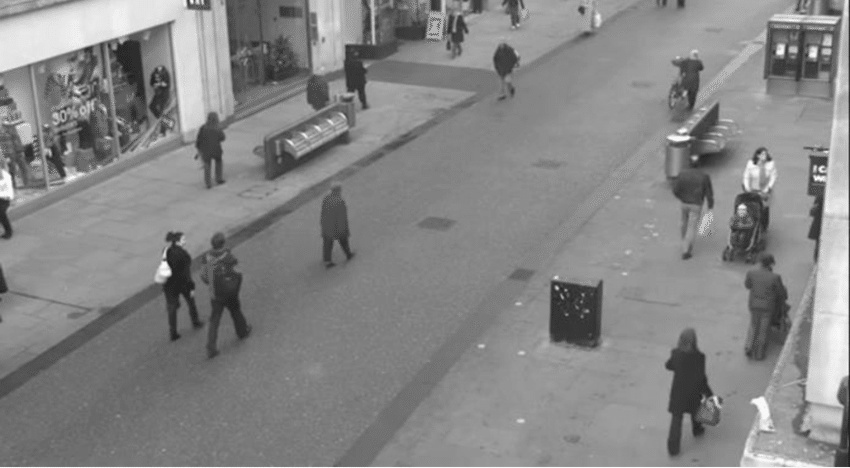
#> input picture Week_01_02_Basics/images/cam_001_gray.jpg, 850 x 468 px, found by its file name
$ jupyter execute --allow-errors opencv_basics.ipynb   (shell and % lines are left out)
#> lines starting #> are read from the running program, lines starting #| are printed output that depends on the picture
# AICL 3605 - Computer Vision Lab
**Author:** Muhammad Haroon
**Registration Number:** 23108124
**Lab Session:** Week 1 & 2 - OpenCV Basics

[cell 1]
# part 1 import Required Libraries
import cv2
import matplotlib.pyplot as plt
from google.colab import files
import numpy as np

[cell 2]
uploaded = files.upload()
#> the answer given: cam_001_gray.jpg

[cell 3]
# Part 3: Read the Uploaded Image
img_path=next(iter(uploaded))
img =cv2.imread(img_path)
#> img is the input picture: shape (468, 850, 3); min 29, max 254, mean 133.7

[cell 4]
# Part 4: Check if the Image Loaded Successfully
if img is None:
  print("error: image not found or unable to read")

[cell 5]
# Part 5: Convert BGR to RGB for Display
img_rgb=cv2.cvtColor(img,cv2.COLOR_BGR2RGB)

[cell 6]
# Part 6: Convert Image to Grayscale
gray =cv2.cvtColor(img,cv2.COLOR_BGR2GRAY)

[cell 7]
# Part 7: Resize the Image to 300x300 Pixels
resized=cv2.resize(img,(300,300))
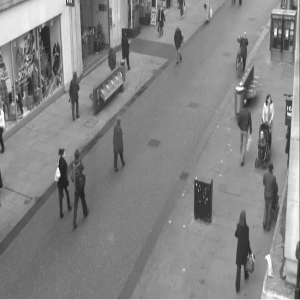
#> resized: shape (300, 300, 3); min 31, max 251, mean 133.6

[cell 8]
resized_rgb=cv2.cvtColor(resized,cv2.COLOR_BGR2RGB)

[cell 9]
# Part 8: Display Original, Grayscale, and Resized Images
plt.figure(figsize=(12,4))

plt.subplot(1, 3, 1)
plt.title("Original Image")
plt.imshow(img_rgb)
plt.axis('off')

plt.subplot(1, 3, 2)
plt.title("Grayscale Image")
plt.imshow(gray, cmap='gray')
plt.axis('off')

plt.subplot(1, 3, 3)
plt.title("Resized Image")
plt.imshow(resized_rgb)
plt.axis('off')

plt.tight_layout()
plt.show()
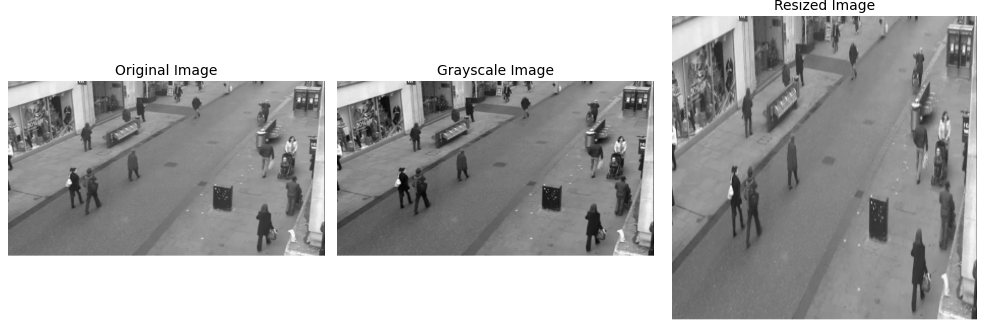
#> figure drawn by matplotlib, 3 panels

[cell 10]
# Part 9: Save Grayscale and Resized Images
cv2.imwrite('gray_sample.jpg', gray)
cv2.imwrite('resized_sample.jpg', resized)
#> Out = True

[cell 11]
# Part 10: Confirmation Message
print("Images saved as 'gray_sample.jpg' and 'resized_sample.jpg'")

[cell 12]
# Image Quality Enhancer for Social Media

[cell 13]
# uploald image
uploaded = files.upload()
#> the answer given: cam_001_gray.jpg
img_path = next(iter(uploaded))
img = cv2.imread(img_path)

[cell 14]
# auto contrast brightness
def auto_brightness_contrast(image, clip_hist_percent=25):
#> called with clip_hist_percent = 25
    gray = cv2.cvtColor(image, cv2.COLOR_BGR2GRAY)
    hist = cv2.calcHist([gray],[0],None,[256],[0,256]).flatten()
#> hist = 256 values, max 9113 at index 150, min 0 at index 0, mean 1553.9
    acc = np.cumsum(hist)
#> acc = 256 values from 0 to 397800
    clip = clip_hist_percent * (acc[-1] / 100.0) / 2.0
#> clip = 49725
    min_gray = np.searchsorted(acc, clip)
#> min_gray = 94
    max_gray = np.searchsorted(acc, acc[-1] - clip)
#> max_gray = 161
    alpha = 255 / (max_gray - min_gray + 1e-5)
#> alpha = 3.81
    beta = -min_gray * alpha
#> beta = -357.8
    return cv2.convertScaleAbs(image, alpha=alpha, beta=beta)
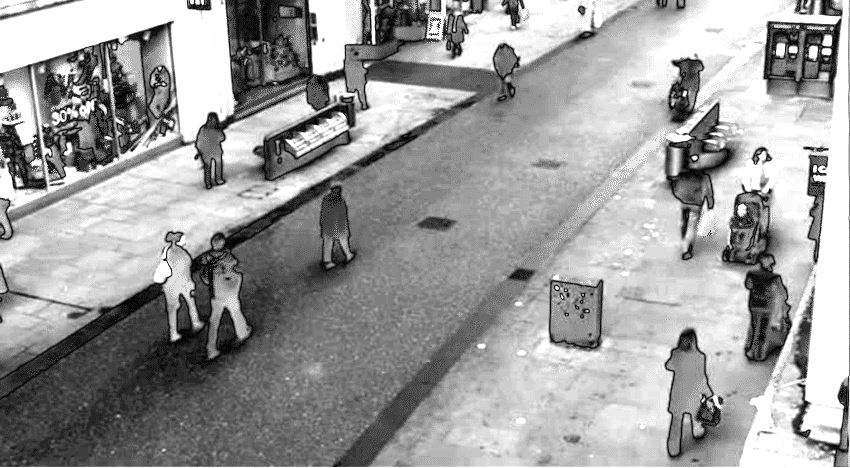
#> returned value: shape (468, 850, 3); min 0, max 255, mean 157.3

enhanced = auto_brightness_contrast(img)
resized = cv2.resize(enhanced, (1080, 1080))
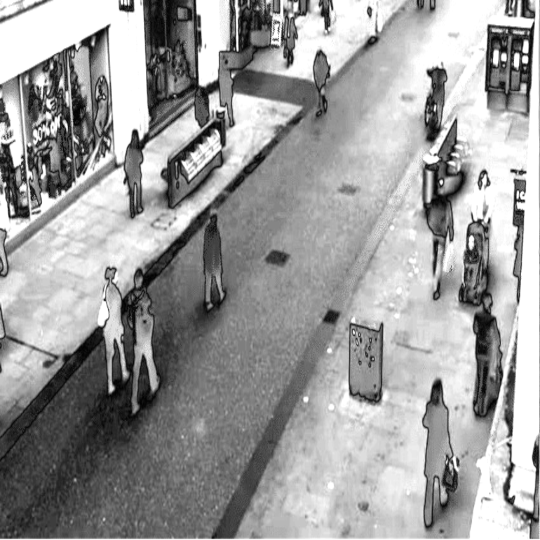
#> resized: shape (1080, 1080, 3) (shown at 1/2 size); min 0, max 255, mean 157.2

[cell 15]
# Show before and after
fig, ax = plt.subplots(1, 2, figsize=(12, 5))
ax[0].imshow(cv2.cvtColor(img, cv2.COLOR_BGR2RGB))
ax[0].set_title("Original")
ax[1].imshow(cv2.cvtColor(resized, cv2.COLOR_BGR2RGB))
ax[1].set_title("Enhanced & Resized")
for a in ax: a.axis('off')
plt.tight_layout()
plt.show()

[cell 16]
# Security Camera Grayscale Archiver

[cell 17]
# installing required library
import os

[cell 18]
print("Upload your CCTV image (e.g., .jpg, .png)...")
uploaded = files.upload()
#> the answer given: cam_001_gray.jpg

[cell 19]
input_image_path = list(uploaded.keys())[0]

[cell 20]
color_image = cv2.imread(input_image_path)

[cell 21]
if color_image is None:
  print("Error: Unable to read the image.")
else:
  gray_image = cv2.cvtColor(color_image, cv2.COLOR_BGR2GRAY)

[cell 22]
output_image_path = 'cam_001_gray.jpg'
cv2.imwrite(output_image_path, gray_image)
#> Out = True

[cell 23]
print(f"Grayscale image saved as: {output_image_path}")
files.download(output_image_path)

[cell 24]
# Image Comparison for Duplicates

[cell 25]
# importing required library
from skimage.metrics import structural_similarity as ssim

[cell 26]
uploaded = files.upload()
#> the answer given: cam_001_gray.jpg

[cell 27]
paths = list(uploaded.keys())

img1 = cv2.imread(paths[0])
#> img1: shape (468, 850, 3); min 29, max 254, mean 133.7
#> (the rest of this cell did not finish here and is left out)

#> (a cell that did not finish here is left out)

[cell 29]
# display both images
fig, ax = plt.subplots(1, 2, figsize=(10, 4))
ax[0].imshow(cv2.cvtColor(img1, cv2.COLOR_BGR2RGB))
ax[0].set_title("Image 1")
#> (the rest of this cell did not finish here and is left out)

[cell 30]
#Color Filter for Object Detection

[cell 31]
#install open cv

[cell 32]
#Upload an image
print("Upload an image to detect red objects...")
uploaded = files.upload()
#> the answer given: cam_001_gray.jpg
input_image_path = list(uploaded.keys())[0]

[cell 33]
# convert bgr image to hsv color space
image = cv2.imread(input_image_path)
hsv_image = cv2.cvtColor(image, cv2.COLOR_BGR2HSV)
#> hsv_image: shape (468, 850, 3); mean H, S, V 0, 0, 133.7

[cell 34]
#defining range for red color in hsv
lower_red1 = np.array([0, 120, 70])
upper_red1 = np.array([10, 255, 255])
lower_red2 = np.array([170, 120, 70])
upper_red2 = np.array([180, 255, 255])

[cell 35]
mask1 = cv2.inRange(hsv_image, lower_red1, upper_red1)
#> mask1: shape (468, 850); every value is 0
mask2 = cv2.inRange(hsv_image, lower_red2, upper_red2)
red_mask = mask1 + mask2

[cell 36]
red_detected = cv2.bitwise_and(image, image, mask=red_mask)
#> red_detected: shape (468, 850, 3); every value is 0

[cell 37]
plt.figure(figsize=(12, 6))
plt.subplot(1, 2, 1)
plt.imshow(cv2.cvtColor(image, cv2.COLOR_BGR2RGB))
plt.title("Original Image")
plt.axis('off')
plt.subplot(1, 2, 2)
plt.imshow(cv2.cvtColor(red_detected, cv2.COLOR_BGR2RGB))
plt.title("Red Objects Detected")
plt.axis('off')
plt.tight_layout()
plt.show()

[cell 38]
# Blurring License Plates for Privacy

[cell 39]
print("Upload your dashcam image:")
uploaded = files.upload()
#> the answer given: cam_001_gray.jpg
image_path = list(uploaded.keys())[0]

image = cv2.imread(image_path)

[cell 40]
license_plate_rois = [
(100, 200, 150, 50), # Example 1
(400, 180, 160, 55) # Example 2
]

[cell 41]
height, width = image.shape[:2]
#> height = 468; width = 850

[cell 42]
for (x, y, w, h) in license_plate_rois:
  if x < 0 or y < 0 or x + w > width or y + h > height:
    print(f"Skipping ROI {(x, y, w, h)} because it's outside the image boundaries.")
    continue

[cell 43]
roi = image[y:y+h, x:x+w]
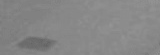
#> roi: shape (55, 160, 3); min 99, max 149, mean 134.5
blurred_roi = cv2.GaussianBlur(roi, (51, 51), 0)
image[y:y+h, x:x+w] = blurred_roi
#> image: shape (468, 850, 3); min 29, max 254, mean 133.7

$ run again, with Week_01_02_Basics/images/Pomegranates_.jpg copied over Week_01_02_Basics/images/cam_001_gray.jpg
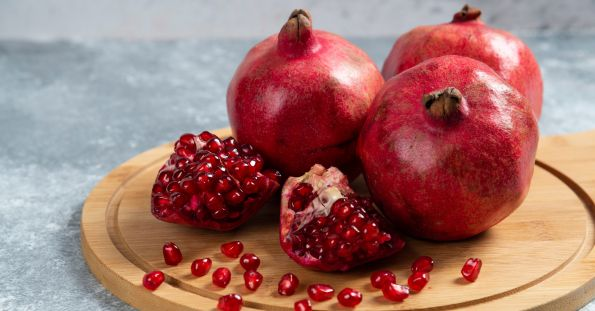
#> input picture Week_01_02_Basics/images/Pomegranates_.jpg, 595 x 311 px, found by its file name
#> img is the input picture: shape (311, 595, 3); mean B, G, R 111.2, 116.4, 162.9
#> `cv2.imwrite('resized_sample.jpg', resized)`: Out = True
#> hist = 256 values, max 2619 at index 195, min 0 at index 0, mean 722.8
#> acc = 256 values from 0 to 185045
#> clip = 23130.6
#> min_gray = 37
#> max_gray = 197
#> alpha = 1.59
#> beta = -58.97
#> `plt.show()`:
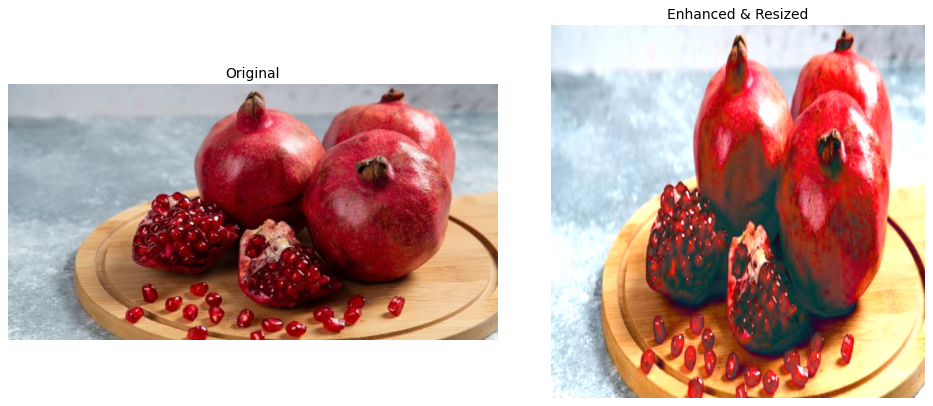
#> figure drawn by matplotlib, 2 panels
#> `cv2.imwrite(output_image_path, gray_image)`: Out = True
#> hsv_image: shape (311, 595, 3); mean H, S, V 0, 0, 129.7
#> mask1: shape (311, 595); every value is 0
#> red_detected: shape (311, 595, 3); every value is 0
#> `blurred_roi = cv2.GaussianBlur(roi, (51, 51), 0)`:
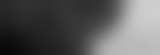
#> blurred_roi: shape (55, 160, 3); min 8, max 206, mean 90.7
#> image: shape (311, 595, 3); min 0, max 254, mean 129.7
